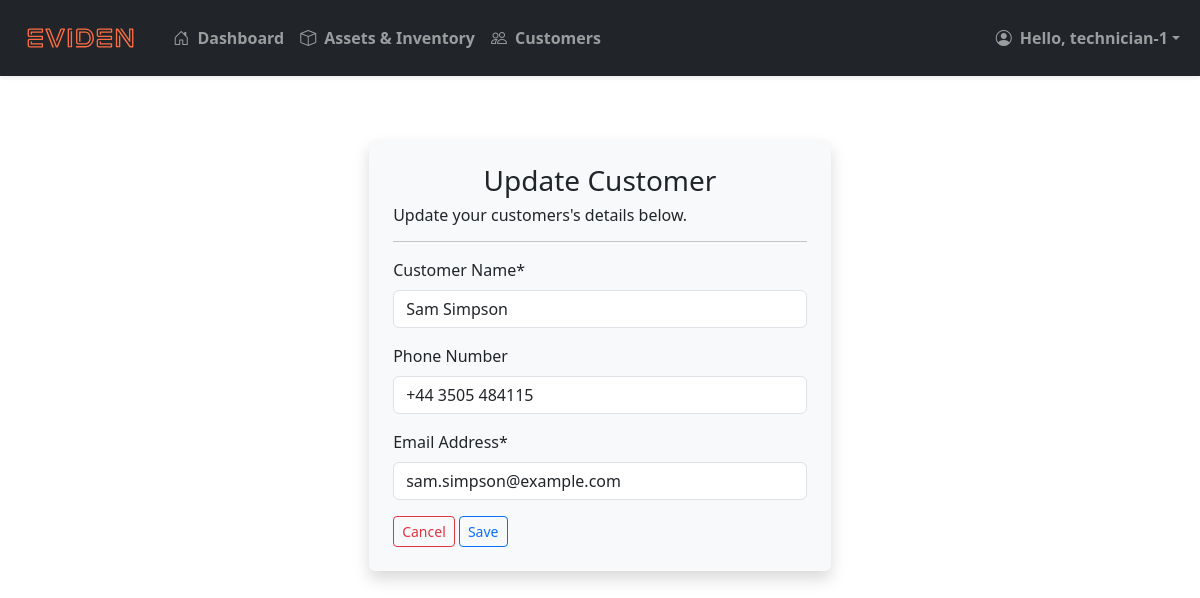
The app's page /customers/update/9/ (signed in) with its own data.
### inventory/models.py (models this page shows, shortened)
class Customer(models.Model):
    name = models.CharField(
        max_length=200,
        null=True,
        validators=[
            RegexValidator(
                regex=r'^(?=.*[a-zA-Z])(?=.*[a-zA-Z0-9]).+$',
                message="Name must contain at least one letter and cannot consist solely of special characters or numbers."
            )
        ]
    )
    phone_number = models.CharField(
        max_length=20,
        null=True,
        blank=True,  # Allows empty input in forms
        validators=[
            RegexValidator(
                regex=r'^\+?(\(\d{1,4}\)|\d{1,4})?[\s\-]?\d{1,4}[\s\-]?\d{1,4}[\s\-]?\d{1,4}$',
                message="Phone number must start with an optional '+' followed by digits, with optional spaces, parentheses, or hyphens."
            )
        ]
    )
    email = models.CharField(
        max_length=200,
        unique=True,  # Ensures email uniqueness
        null=True,
        validators=[
            EmailValidator(message="Enter a valid email address.")
        ]
    )
    date_joined = models.DateTimeField(auto_now_add=True)

### inventory/views/customer_views.py (the view)
# urls.py: path('customers/update/<int:customer_id>/', customer_views.update_customer, name='update-customer'),
@login_required(login_url='login')
def update_customer(request, customer_id):
    customer = get_object_or_404(Customer, id=customer_id)
    if request.method == 'POST':
        form = CustomerForm(request.POST, instance=customer)
        if form.is_valid():
            form.save()
            messages.success(request, 'Customer record updated successfully.')
            return redirect_when_next(request, 'view-customer', customer_id=customer_id)
    else:
        form = CustomerForm(instance=customer)
    return render(request, 'inventory/customer/update-customer.html', {'form': form, 'customer_id': customer.id})

### inventory/forms/customer_forms.py
class CustomerForm(forms.ModelForm):
    class Meta:
        model = Customer
        fields = ['name', 'phone_number', 'email']
    name = forms.CharField(
        widget=forms.TextInput(attrs={
            'class': 'form-control',
            'placeholder': 'Enter customer name',
        }),
        label='Customer Name',
        max_length=200,
        required=True
    )
    phone_number = forms.CharField(
        widget=forms.TextInput(attrs={
            'class': 'form-control',
            'placeholder': 'Enter phone number',
        }),
        label='Phone Number',
        max_length=20,
        required=False
    )
    email = forms.EmailField(
        widget=forms.EmailInput(attrs={
            'class': 'form-control',
            'placeholder': 'Enter email address',
        }),
        label='Email Address',
        max_length=200,
        required=True
    )

### inventory/templates/inventory/customer/update-customer.html (shortened to what this page needs)
{% extends "inventory/base.html" %}
{% load crispy_forms_tags %}
{% block content %}
    <div class="container shadow p-4 bg-body-tertiary rounded col-12 col-md-5">
        <h3 class="text-center">Update Customer</h3>
        <h6>Update your customers's details below.</h6>
        <hr>
        <form method="POST" autocomplete="off">
            {{ form|crispy }}
            <a href="{% url 'view-customer' customer_id %}" class="btn btn-outline-danger btn-sm">Cancel</a>
            <button type="submit" class="btn btn-outline-primary btn-sm">Save</button>
        </form>
    </div>
{% endblock content %}

### inventory/templates/inventory/navbar.html (shortened to what this page needs)
{% load static %}
<nav class="navbar navbar-expand-md navbar-dark bg-dark shadow-sm">
  <div class="container-fluid">
    <a class="navbar-brand" href="{% url '' %}">
      <img class="navbar-logo" src="{% static 'images/Logotype_Eviden_RGB_Orange.svg' %}" alt="Logo">
    </a>
    <div class="collapse navbar-collapse" id="navbarNav">
      {% if user.is_authenticated %}
      <ul class="navbar-nav me-auto">
        <li class="nav-item">
          <a class="nav-link {% if request.path == '/' %}active{% endif %}" href="{% url '' %}">
            <i class="bi bi-house-door me-1"></i> Dashboard
          </a>
        </li>
        <li class="nav-item">
          <a class="nav-link {% if request.path == '/assets/' %}active{% endif %}" href="{% url 'view-assets' %}">
            <i class="bi bi-box me-1"></i> Assets & Inventory
          </a>
        </li>
        <li class="nav-item">
          <a class="nav-link {% if request.path == '/customers/' %}active{% endif %}" href="{% url 'view-customers' %}">
            <i class="bi bi-people me-1"></i> Customers
          </a>
        </li>
      </ul>
      <ul class="navbar-nav ms-auto">
        <li class="nav-item dropdown">
          <a class="nav-link dropdown-toggle d-flex align-items-center" href="#" id="navbarDropdown" role="button" data-bs-toggle="dropdown" aria-expanded="false">
            <i class="bi bi-person-circle me-2"></i>
            Hello, {{ user.first_name|default:user.username }}
          </a>
        </li>
      </ul>
      {% endif %}
    </div>
  </div>
</nav>

### static/css/styles.css (style rules this page uses)
:root { --brand-color: #FF6D43; }
.nav-link { color: inherit; transition: color 0.5s ease-in-out; font-weight: bold !important; }
.navbar-logo { height: 50px; width: auto; max-height: 75px; }

### records on screen
Customer: name "Sam Simpson", phone_number "+44 3505 484115", email "sam.simpson@example.com"

### other values on screen
{{ user.first_name|default:user.username }} "technician-1"
